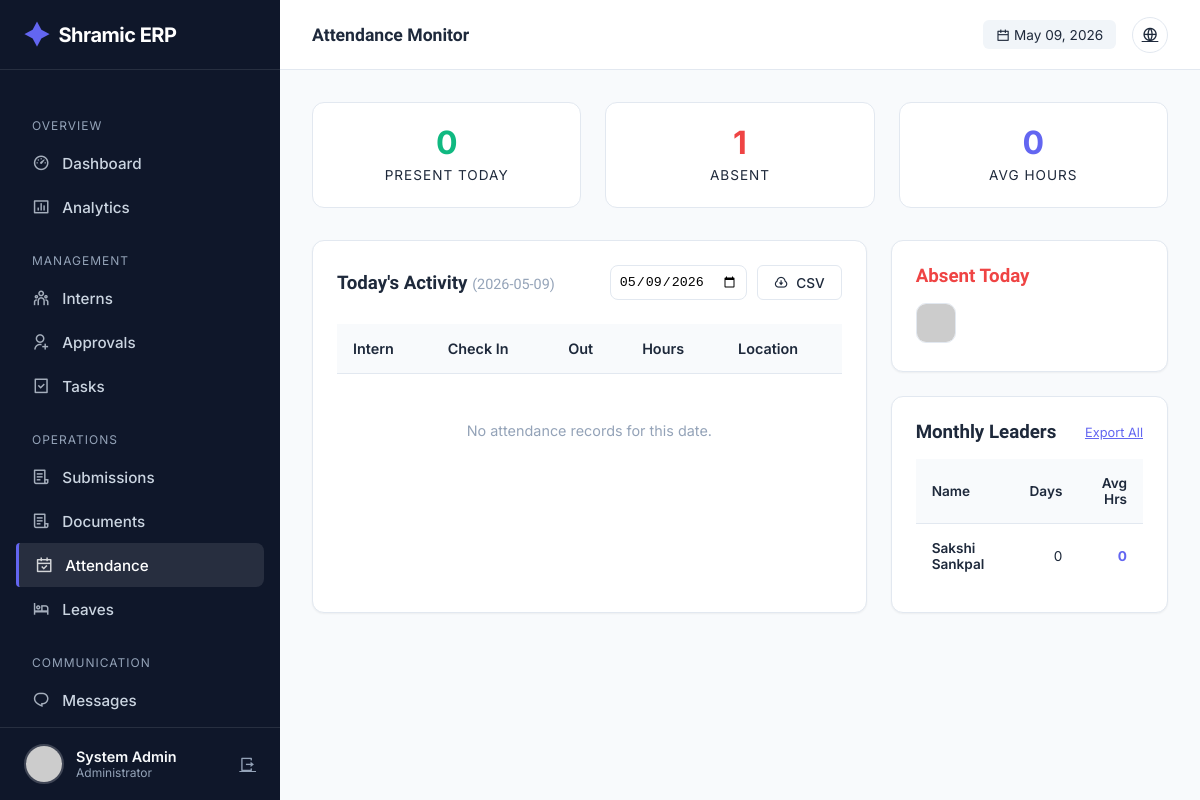
Page /admin/attendance (signed in) on the committed database.
### tables this page shows
CREATE TABLE users (
            id INTEGER PRIMARY KEY AUTOINCREMENT,
            intern_id TEXT UNIQUE,
            usn TEXT UNIQUE NOT NULL,
            full_name TEXT NOT NULL,
            phone TEXT NOT NULL,
            email TEXT UNIQUE NOT NULL,
            password_hash TEXT NOT NULL,
            role TEXT NOT NULL,
            photo_url TEXT,
            status TEXT DEFAULT 'PENDING',
            is_admin BOOLEAN DEFAULT 0,
            department TEXT,
            join_date DATE,
            emergency_contact TEXT,
            address TEXT,
            last_login TIMESTAMP,
            login_count INTEGER DEFAULT 0,
            created_at TIMESTAMP DEFAULT CURRENT_TIMESTAMP,
            updated_at TIMESTAMP DEFAULT CURRENT_TIMESTAMP
        );

### app.py (the view)
@app.route('/admin/attendance')
@login_required
@admin_required
def admin_attendance():
    conn = get_db_connection()
    cur = conn.cursor()
    date_filter = request.args.get('date', format_datetime(get_current_date(), '%Y-%m-%d'))
    cur.execute("""
        SELECT u.id, u.intern_id, u.full_name, u.role, u.photo_url, u.department,
               a.check_in_time, a.check_out_time, a.work_hours, a.location
        FROM attendance a
        JOIN users u ON a.user_id = u.id
        WHERE a.date = ?
        ORDER BY a.check_in_time DESC
    """, (date_filter,))
    today_attendance = cur.fetchall()
    cur.execute("""
        SELECT u.intern_id, u.full_name, u.role, u.department,
               COUNT(a.id) as days_present,
               SUM(a.work_hours) as total_hours,
               AVG(a.work_hours) as avg_hours
        FROM users u
        LEFT JOIN attendance a ON u.id = a.user_id
            AND strftime('%Y-%m', a.date) = strftime('%Y-%m', 'now')
        WHERE u.is_admin = 0 AND u.status = 'APPROVED'
        GROUP BY u.id, u.intern_id, u.full_name, u.role, u.department
        ORDER BY days_present DESC
    """)
    monthly_summary = cur.fetchall()
    cur.execute("""
        SELECT u.id, u.intern_id, u.full_name, u.role, u.department, u.photo_url
        FROM users u
        WHERE u.is_admin = 0 AND u.status = 'APPROVED'
        AND u.id NOT IN (
            SELECT user_id FROM attendance WHERE date = ?
        )
    """, (date_filter,))
    absent_today = cur.fetchall()
    conn.close()
    return render_template('admin/attendance.html',
        today_attendance=today_attendance,
        monthly_summary=monthly_summary,
        absent_today=absent_today,
        date_filter=date_filter
    )

### templates/admin/attendance.html (shortened to what this page needs)
{% extends "admin/base.html" %} {% block page_title %}Attendance Monitor{%
endblock %} {% block content %}
<div class="att-stats">
  <div class="stat-box">
    <div class="stat-val" style="color: var(--success)">
      {{ today_attendance|length }}
    </div>
    <div class="stat-lbl">Present Today</div>
  </div>
  <div class="stat-box">
    <div class="stat-val" style="color: var(--danger)">
      {{ absent_today|length }}
    </div>
    <div class="stat-lbl">Absent</div>
  </div>
  <div class="stat-box">
    {% set total_hrs = namespace(value=0) %} {% for r in today_attendance %}{%
    if r.work_hours %}{% set total_hrs.value = total_hrs.value + r.work_hours
    %}{% endif %}{% endfor %}
    <div class="stat-val" style="color: var(--primary)">
      {{ (total_hrs.value / today_attendance|length)|round(1) if
      today_attendance|length > 0 else 0 }}
    </div>
    <div class="stat-lbl">Avg Hours</div>
  </div>
</div>
<div style="display: grid; grid-template-columns: 2fr 1fr; gap: 1.5rem">
  <div class="card">
    <div
      style="
        display: flex;
        justify-content: space-between;
        align-items: center;
        margin-bottom: 1.5rem;
      "
    >
      <h3>
        Today's Activity
        <span
          style="font-weight: 400; color: var(--text-light); font-size: 0.9rem"
          >({{ date_filter }})</span
        >
      </h3>
      <div style="display: flex; gap: 10px">
        <form
          method="GET"
          style="display: flex; align-items: center; gap: 10px"
        >
          <input
            type="date"
            name="date"
            value="{{ date_filter }}"
            onchange="this.form.submit()"
            style="
              padding: 0.5rem;
              border: 1px solid var(--border);
              border-radius: 8px;
            "
          />
        </form>
        <a
          href="{{ url_for('export_attendance_csv', month=date_filter[:7]) }}"
          class="btn btn-outline"
          style="padding: 0.5rem 1rem; font-size: 0.85rem"
        >
          <i class="ri-download-cloud-line"></i> CSV
        </a>
      </div>
    </div>
    <div class="table-container">
      <table>
        <thead>
          <tr>
            <th>Intern</th>
            <th>Check In</th>
            <th>Out</th>
            <th>Hours</th>
            <th>Location</th>
          </tr>
        </thead>
        <tbody>
          {% for record in today_attendance %}
          <tr class="attendance-row">
            <td>
              <div style="display: flex; align-items: center; gap: 10px">
                <img
                  src="{{ url_for('static', filename='uploads/profiles/' + record.photo_url) if record.photo_url else 'https://ui-avatars.com/api/?name=' + record.full_name }}"
                  style="
                    width: 32px;
                    height: 32px;
                    border-radius: 50%;
                    object-fit: cover;
                  "
                />
                <div>
                  <div style="font-weight: 600">{{ record.full_name }}</div>
                  <div style="font-size: 0.75rem; color: var(--text-secondary)">
                    {{ record.intern_id }}
                  </div>
                </div>
              </div>
            </td>
            <td>
              <span class="time-badge"
                >{{ record.check_in_time.split(' ')[1] }}</span
              >
            </td>
            <td>
              {% if record.check_out_time %}
              <span class="time-badge"
                >{{ record.check_out_time.split(' ')[1] }}</span
              >
              {% else %}
              <span
                style="
                  color: var(--success);
                  font-size: 0.8rem;
                  font-weight: 600;
                "
                >● Active</span
              >
              {% endif %}
            </td>
            <td style="font-weight: 700; color: var(--text-main)">
              {{ record.work_hours if record.work_hours else '-' }}
            </td>
            <td style="font-size: 0.85rem; color: var(--text-secondary)">
              <i class="ri-map-pin-line"></i> {{ record.location or 'Remote' }}
            </td>
          </tr>
          {% else %}
          <tr>
            <td
              colspan="5"
              style="
                text-align: center;
                padding: 3rem;
                color: var(--text-light);
              "
            >
              No attendance records for this date.
            </td>
          </tr>
          {% endfor %}
        </tbody>
      </table>
    </div>
  </div>
  <div style="display: flex; flex-direction: column; gap: 1.5rem">
    <div class="card">
      <h3 style="margin-bottom: 1rem; color: var(--danger)">Absent Today</h3>
      {% if absent_today %}
      <div class="absent-grid">
        {% for user in absent_today %}
        <div class="absent-item" data-name="{{ user.full_name }}">
          <a href="{{ url_for('admin_intern_detail', intern_id=user['id']) }}">
            <img
              src="{{ url_for('static', filename='uploads/profiles/' + user.photo_url) if user.photo_url else 'https://ui-avatars.com/api/?name=' + user.full_name }}"
              alt="{{ user.full_name }}"
            />
          </a>
        </div>
        {% endfor %}
      </div>
      {% else %}
      <div style="text-align: center; padding: 2rem; color: var(--success)">
        <i class="ri-check-double-line" style="font-size: 2rem"></i>
        <p style="margin-top: 0.5rem; font-size: 0.9rem">100% Attendance!</p>
      </div>
      {% endif %}
    </div>
    <div class="card">
      <div
        style="
          display: flex;
          justify-content: space-between;
          align-items: center;
          margin-bottom: 1rem;
        "
      >
        <h3>Monthly Leaders</h3>
        <a
          href="{{ url_for('export_attendance_summary_csv') }}"
          style="font-size: 0.8rem; color: var(--primary)"
          >Export All</a
        >
      </div>
      <div class="table-container">
        <table style="font-size: 0.85rem">
          <thead>
            <tr>
              <th>Name</th>
              <th style="text-align: right">Days</th>
              <th style="text-align: right">Avg Hrs</th>
            </tr>
          </thead>
          <tbody>
            {% for summary in monthly_summary[:5] %}
            <tr>
              <td style="font-weight: 600">{{ summary.full_name }}</td>
              <td style="text-align: right">{{ summary.days_present }}</td>
              <td
                style="
                  text-align: right;
                  color: var(--primary);
                  font-weight: 700;
                "
              >
                {{ (summary.avg_hours or 0)|round(1) }}
              </td>
            </tr>
            {% endfor %}
          </tbody>
        </table>
      </div>
    </div>
  </div>
</div>
{% endblock %}

### templates/admin/base.html (shortened to what this page needs)
<!doctype html>
<html lang="en">
  <head>
    <link
      href="https://cdn.jsdelivr.net/npm/remixicon@4.1.0/fonts/remixicon.css"
      rel="stylesheet"
    />
  </head>
  <body>
    <aside class="sidebar" id="sidebar">
      <a href="/" class="brand">
        <i class="ri-shining-2-fill"></i> Shramic ERP
      </a>
      <ul class="nav-menu">
        <li class="nav-label">Overview</li>
        <li>
          <a
            href="{{ url_for('admin_dashboard') }}"
            class="nav-link {% if request.endpoint == 'admin_dashboard' %}active{% endif %}"
            ><i class="ri-dashboard-3-line"></i> Dashboard</a
          >
        </li>
        <li>
          <a
            href="{{ url_for('admin_analytics') }}"
            class="nav-link {% if request.endpoint == 'admin_analytics' %}active{% endif %}"
            ><i class="ri-bar-chart-box-line"></i> Analytics</a
          >
        </li>
        <li class="nav-label">Management</li>
        <li>
          <a
            href="{{ url_for('admin_interns') }}"
            class="nav-link {% if request.endpoint == 'admin_interns' %}active{% endif %}"
            ><i class="ri-team-line"></i> Interns</a
          >
        </li>
        <li>
          <a
            href="{{ url_for('admin_approvals') }}"
            class="nav-link {% if request.endpoint == 'admin_approvals' %}active{% endif %}"
            ><i class="ri-user-add-line"></i> Approvals</a
          >
        </li>
        <li>
          <a
            href="{{ url_for('admin_tasks') }}"
            class="nav-link {% if request.endpoint == 'admin_tasks' %}active{% endif %}"
            ><i class="ri-task-line"></i> Tasks</a
          >
        </li>
        <li class="nav-label">Operations</li>
        <li>
          <a
            href="{{ url_for('admin_submissions') }}"
            class="nav-link {% if request.endpoint == 'admin_submissions' %}active{% endif %}"
            ><i class="ri-file-list-3-line"></i> Submissions</a
          >
        </li>
        <li>
  <a
    href="{{ url_for('admin_documents') }}"
    class="nav-link {% if request.endpoint == 'admin_documents' %}active{% endif %}"
  >
    <i class="ri-file-list-3-line"></i> Documents
  </a>
</li>
        <li>
          <a
            href="{{ url_for('admin_attendance') }}"
            class="nav-link {% if request.endpoint == 'admin_attendance' %}active{% endif %}"
            ><i class="ri-calendar-check-line"></i> Attendance</a
          >
        </li>
        <li>
          <a
            href="{{ url_for('admin_leaves') }}"
            class="nav-link {% if request.endpoint == 'admin_leaves' %}active{% endif %}"
            ><i class="ri-hotel-bed-line"></i> Leaves</a
          >
        </li>
        <li class="nav-label">Communication</li>
        <li>
          <a
            href="{{ url_for('admin_messages') }}"
            class="nav-link {% if request.endpoint == 'admin_messages' %}active{% endif %}"
            ><i class="ri-chat-1-line"></i> Messages</a
          >
        </li>
        <li>
          <a
            href="{{ url_for('admin_announcements') }}"
            class="nav-link {% if request.endpoint == 'admin_announcements' %}active{% endif %}"
            > Announcements</a
          >
        </li>
      </ul>
      <div class="user-profile">
        <img
          src="{{ url_for('static', filename='uploads/profiles/' + current_user.photo_url) if current_user.photo_url else 'https://ui-avatars.com/api/?name=Admin&background=random' }}"
          class="user-avatar"
          alt="Admin"
        />
        <div style="flex: 1; overflow: hidden">
          <div
            style="
              font-weight: 600;
              font-size: 0.9rem;
              white-space: nowrap;
              text-overflow: ellipsis;
            "
          >
            {{ current_user.full_name }}
          </div>
          <div style="font-size: 0.75rem; color: var(--text-light)">
            Administrator
          </div>
        </div>
        <a
          href="{{ url_for('logout') }}"
          title="Logout"
          style="color: var(--text-light)"
          ><i class="ri-logout-box-r-line"></i
        ></a>
      </div>
    </aside>
    <div class="main-wrapper">
      <header class="top-header">
        <div style="display: flex; align-items: center; gap: 1rem">
          <h2 class="page-title">
            {% block page_title %}Dashboard{% endblock %}
          </h2>
        </div>
        <div class="header-actions">
          <div
            style="
              font-size: 0.85rem;
              color: var(--text-secondary);
              background: #f1f5f9;
              padding: 0.4rem 0.8rem;
              border-radius: 6px;
            "
          >
            <i class="ri-calendar-line"></i> {{ now.strftime('%b %d, %Y') }}
          </div>
          <a href="{{ url_for('index') }}" class="btn-icon" title="View Site"
            ><i class="ri-global-line"></i
          ></a>
        </div>
      </header>
      <div class="content">
         {% block content %}{% endblock %}
      </div>
    </div>
  </body>
</html>

### rows in the picture
users: full_name "System Admin"
users: full_name "Sakshi Sankpal", days_present "0", is_admin "0"

### other values in the picture
{{ now.strftime('%b %d, %Y') }} "May 09, 2026"
{{ today_attendance|length }} "0"
{{ absent_today|length }} "1"
{{ date_filter }} "2026-05-09"
